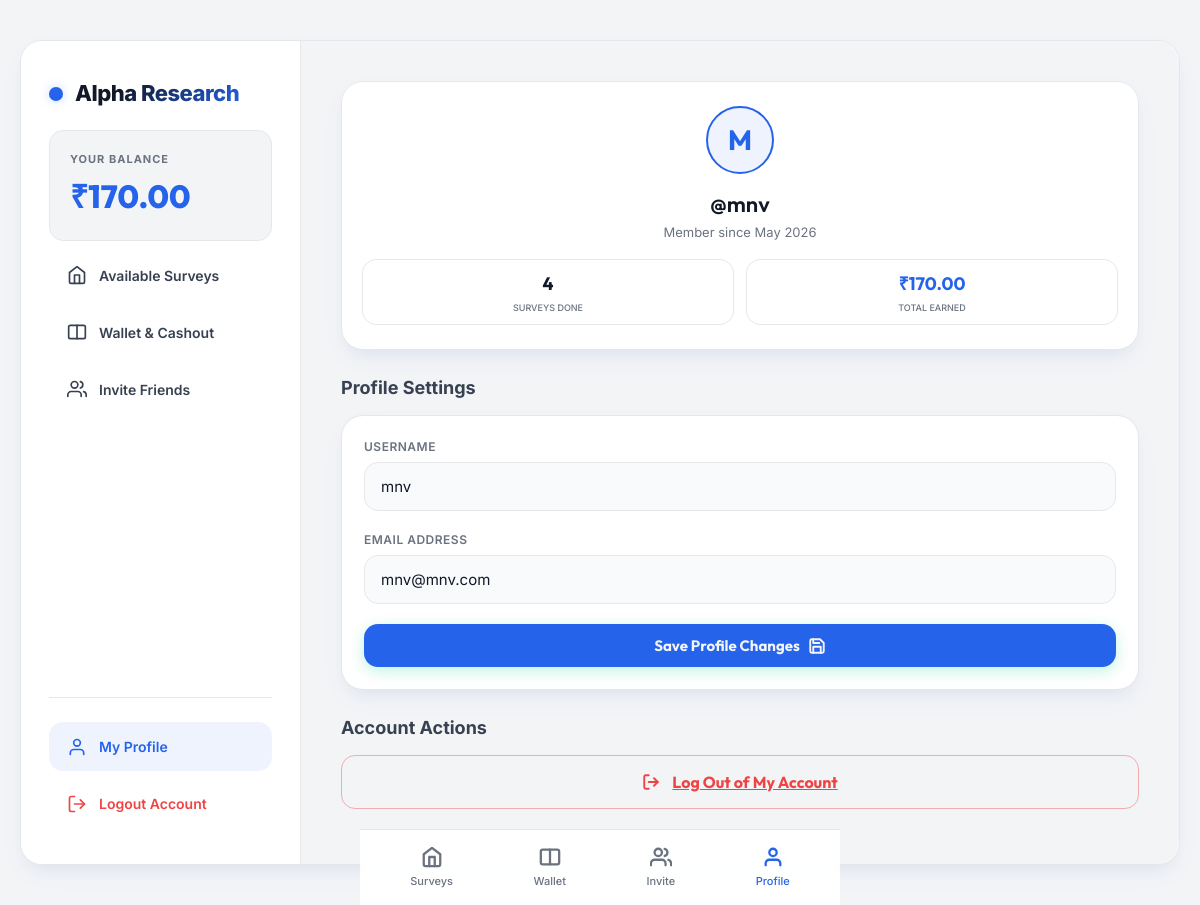
The app's page /profile (signed in) with its own data.
### app.py (models this page shows)
class User(db.Model):
    id = db.Column(db.Integer, primary_key=True)
    username = db.Column(db.String(50), unique=True, nullable=False)
    email = db.Column(db.String(100), unique=True, nullable=False)
    password_hash = db.Column(db.String(255), nullable=False)
    balance = db.Column(db.Float, default=0.0)
    referral_code = db.Column(db.String(10), unique=True, nullable=False)
    referred_by = db.Column(db.String(10), nullable=True)
    created_at = db.Column(db.DateTime, default=datetime.utcnow)
    responses = db.relationship('SurveyResponse', backref='user', lazy=True)
    transactions = db.relationship('Transaction', backref='user', lazy=True)

### app.py (the view, shortened to what this page needs)
@app.route('/profile', methods=['GET', 'POST'])
@login_required
def profile():
    completed_responses = SurveyResponse.query.filter_by(user_id=g.user.id).all()
    completed_count = len(completed_responses)
    all_earnings = Transaction.query.filter(Transaction.user_id == g.user.id, Transaction.amount > 0).all()
    total_earned = sum(t.amount for t in all_earnings)
    return render_template(
        'profile.html',
        completed_count=completed_count,
        total_earned=total_earned,
        active_tab='profile'
    )

### app.py (called while the page is built)
def login_required(f):
    from functools import wraps
    @wraps(f)
    def decorated_function(*args, **kwargs):
        if 'user_id' not in session:
            flash('Please log in or sign up first.', 'info')
            return redirect(url_for('login'))
        g.user = User.query.get(session['user_id'])
        if not g.user:
            session.clear()
            return redirect(url_for('login'))
        return f(*args, **kwargs)
    return decorated_function

### templates/profile.html (shortened to what this page needs)
{% extends 'base.html' %}
{% block content %}
<div class="glass-card" style="display: flex; flex-direction: column; align-items: center; padding: 24px 20px; text-align: center; margin-bottom: 24px; box-shadow: var(--shadow-premium);">
    <div class="profile-avatar-circle" style="border-color: var(--primary); background-color: var(--primary-light); color: var(--primary);">
        {{ g.user.username[0]|upper }}
    </div>
    <h2 style="font-size: 22px; margin-bottom: 2px;">@{{ g.user.username }}</h2>
    <p style="color: var(--text-muted); font-size: 13px; margin-bottom: 16px;">Member since {{ g.user.created_at.strftime('%B %Y') }}</p>
    <div class="stats-grid" style="width: 100%; margin-bottom: 0;">
        <div class="stat-box" style="padding: 10px 14px;">
            <div class="stat-val" style="font-size: 18px;">{{ completed_count }}</div>
            <div class="stat-lbl" style="font-size: 9px;">Surveys Done</div>
        </div>
        <div class="stat-box" style="padding: 10px 14px;">
            <div class="stat-val" style="font-size: 18px; color: var(--primary);">₹{{ "%.2f"|format(total_earned) }}</div>
            <div class="stat-lbl" style="font-size: 9px;">Total Earned</div>
        </div>
    </div>
</div>
<div class="survey-section-title">
    <span>Profile Settings</span>
</div>
<div class="glass-card" style="margin-bottom: 24px; box-shadow: var(--shadow-premium);">
    <form action="{{ url_for('profile') }}" method="POST">
        <div class="form-group">
            <label class="form-label" for="profUsername">Username</label>
            <input type="text" id="profUsername" name="username" class="form-input" value="{{ g.user.username }}" required>
        </div>
        <div class="form-group">
            <label class="form-label" for="profEmail">Email Address</label>
            <input type="email" id="profEmail" name="email" class="form-input" value="{{ g.user.email }}" required>
        </div>
        <button type="submit" class="btn" style="padding: 12px 20px; font-size: 15px;">
            <span>Save Profile Changes</span>
        </button>
    </form>
</div>
<div class="survey-section-title">
    <span>Account Actions</span>
</div>
<div style="margin-bottom: 15px;">
    <a href="{{ url_for('logout') }}" class="btn btn-secondary" style="border-color: rgba(239, 68, 68, 0.4); color: var(--danger); width: 100%; font-weight: 700;" onclick="return confirm('Are you sure you want to log out?')">
        <span>Log Out of My Account</span>
    </a>
</div>
{% endblock %}

### templates/base.html (shortened to what this page needs)
<!DOCTYPE html>
<html lang="en">
<head>
    <link rel="stylesheet" href="{{ url_for('static', filename='css/style.css') }}">
</head>
<body>
    <div class="app-container {% if session.get('user_id') and g.user %}logged-in{% endif %}">
        {% if session.get('user_id') and g.user %}
        <aside class="desktop-sidebar">
            <div>
                <div class="sidebar-brand">
                    <div class="logo-dot"></div>
                    <span class="app-title" style="background: linear-gradient(135deg, var(--text-white) 30%, var(--primary)); -webkit-background-clip: text; -webkit-text-fill-color: transparent;">Alpha Research</span>
                </div>
                <div class="sidebar-balance-card">
                    <div style="font-size: 11px; text-transform: uppercase; letter-spacing: 1px; color: var(--text-muted); font-weight: 700;">Your Balance</div>
                    <div class="sidebar-balance-value">₹{{ "%.2f"|format(g.user.balance) }}</div>
                </div>
                <nav class="sidebar-nav">
                    <a href="{{ url_for('dashboard') }}" class="sidebar-nav-item {% if active_tab == 'home' %}active{% endif %}">
                        <svg viewBox="0 0 24 24" stroke="currentColor" stroke-linecap="round" stroke-linejoin="round"><path d="M3 9l9-7 9 7v11a2 2 0 0 1-2 2H5a2 2 0 0 1-2-2z"></path><polyline points="9 22 9 12 15 12 15 22"></polyline></svg>
                        <span>Available Surveys</span>
                    </a>
                    <a href="{{ url_for('wallet') }}" class="sidebar-nav-item {% if active_tab == 'wallet' %}active{% endif %}">
                        <svg viewBox="0 0 24 24" stroke="currentColor" stroke-linecap="round" stroke-linejoin="round"><rect x="2" y="4" width="20" height="16" rx="2" ry="2"></rect><line x1="12" y1="4" x2="12" y2="20"></line></svg>
                        <span>Wallet & Cashout</span>
                    </a>
                    <a href="{{ url_for('referrals') }}" class="sidebar-nav-item {% if active_tab == 'invite' %}active{% endif %}">
                        <svg viewBox="0 0 24 24" stroke="currentColor" stroke-linecap="round" stroke-linejoin="round"><path d="M17 21v-2a4 4 0 0 0-4-4H5a4 4 0 0 0-4 4v2"></path><circle cx="9" cy="7" r="4"></circle><path d="M23 21v-2a4 4 0 0 0-3-3.87"></path><path d="M16 3.13a4 4 0 0 1 0 7.75"></path></svg>
                        <span>Invite Friends</span>
                    </a>
                </nav>
            </div>
            <div class="sidebar-footer">
                <a href="{{ url_for('profile') }}" class="sidebar-nav-item {% if active_tab == 'profile' %}active{% endif %}">
                    <svg viewBox="0 0 24 24" stroke="currentColor" stroke-linecap="round" stroke-linejoin="round"><path d="M20 21v-2a4 4 0 0 0-4-4H8a4 4 0 0 0-4 4v2"></path><circle cx="12" cy="7" r="4"></circle></svg>
                    <span>My Profile</span>
                </a>
                <a href="{{ url_for('logout') }}" class="sidebar-logout">
                    <svg viewBox="0 0 24 24" stroke="currentColor" stroke-linecap="round" stroke-linejoin="round"><path d="M9 21H5a2 2 0 0 1-2-2V5a2 2 0 0 1 2-2h4"></path><polyline points="16 17 21 12 16 7"></polyline><line x1="21" y1="12" x2="9" y2="12"></line></svg>
                    <span>Logout Account</span>
                </a>
            </div>
        </aside>
        {% endif %}
        <div class="main-window">
            <main class="content-area">
                {% block content %}{% endblock %}
            </main>
            {% if session.get('user_id') %}
                <nav class="bottom-nav">
                    <a href="{{ url_for('dashboard') }}" class="nav-item {% if active_tab == 'home' %}active{% endif %}">
                        <svg viewBox="0 0 24 24" stroke-width="2.5" stroke-linecap="round" stroke-linejoin="round"><path d="M3 9l9-7 9 7v11a2 2 0 0 1-2 2H5a2 2 0 0 1-2-2z"></path><polyline points="9 22 9 12 15 12 15 22"></polyline></svg>
                        <span>Surveys</span>
                    </a>
                    <a href="{{ url_for('wallet') }}" class="nav-item {% if active_tab == 'wallet' %}active{% endif %}">
                        <svg viewBox="0 0 24 24" stroke-width="2.5" stroke-linecap="round" stroke-linejoin="round"><rect x="2" y="4" width="20" height="16" rx="2" ry="2"></rect><line x1="12" y1="4" x2="12" y2="20"></line></svg>
                        <span>Wallet</span>
                    </a>
                    <a href="{{ url_for('referrals') }}" class="nav-item {% if active_tab == 'invite' %}active{% endif %}">
                        <svg viewBox="0 0 24 24" stroke-width="2.5" stroke-linecap="round" stroke-linejoin="round"><path d="M17 21v-2a4 4 0 0 0-4-4H5a4 4 0 0 0-4 4v2"></path><circle cx="9" cy="7" r="4"></circle><path d="M23 21v-2a4 4 0 0 0-3-3.87"></path><path d="M16 3.13a4 4 0 0 1 0 7.75"></path></svg>
                        <span>Invite</span>
                    </a>
                    <a href="{{ url_for('profile') }}" class="nav-item {% if active_tab == 'profile' %}active{% endif %}">
                        <svg viewBox="0 0 24 24" stroke-width="2.5" stroke-linecap="round" stroke-linejoin="round"><path d="M20 21v-2a4 4 0 0 0-4-4H8a4 4 0 0 0-4 4v2"></path><circle cx="12" cy="7" r="4"></circle></svg>
                        <span>Profile</span>
                    </a>
                </nav>
            {% endif %}
        </div>
    </div>
</body>
</html>

### records on screen
User: user.balance "170.00", user "M", user.username "mnv", user.created_at "May 2026", username "mnv", email "mnv@mnv.com"

### other values on screen
{{ completed_count }} "4"
{{ "%.2f"|format(total_earned) }} "170.00"
